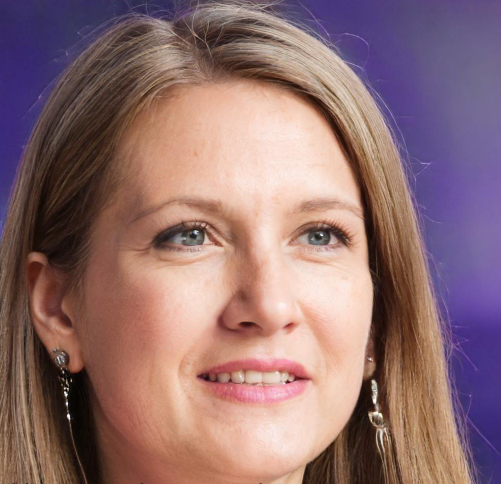
#> input picture smiling_people.jpg, 501 x 484 px
$ python IMAGE-RECOGNITION.py
#> lines starting #> are read from the running program, lines starting #| are printed output that depends on the picture; after the words box and inside, x2 and y2 are one past the last pixel; in counts of white or black regions, pixels touching at a corner belong together
import cv2
import os

# Load the pre-trained face detection model
face_cascade = cv2.CascadeClassifier('haarcascade_frontalface_default.xml')

# Load the pre-trained smile detection model
smile_cascade = cv2.CascadeClassifier('haarcascade_smile.xml')

# Specify the full path to the image file
#img_path = os.path.join(os.getcwd(), 'C:\Users\HP\Documents\PYTHON\rectangles\smiling_people.jpg')
#img_path = os.path.join(os.getcwd(), 'C:\\Users\\HP\\Documents\\PYTHON\\rectangles\\smiling_people.jpg')
img_path = os.path.join(os.getcwd(), 'smiling_people.jpg')


# Load the image to be processed
img = cv2.imread(img_path)
#> img is the input picture: shape (484, 501, 3); mean B, G, R 112.6, 111.3, 144.1

# Check if the image was loaded successfully
if img is None:
    print('Error: Could not read image file')
    exit()

# Convert the image to grayscale
gray = cv2.cvtColor(img, cv2.COLOR_BGR2GRAY)
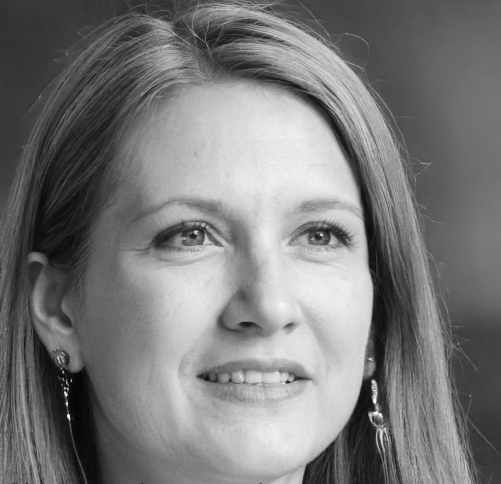
#> gray: shape (484, 501); min 1, max 251, mean 121.3

# Detect faces in the image
faces = face_cascade.detectMultiScale(gray, scaleFactor=1.1, minNeighbors=5)
#> faces = [[102, 112, 322, 322]]

# Loop over each detected face
for (x, y, w, h) in faces:
    # Draw a rectangle around the face
    cv2.rectangle(img, (x, y), (x + w, y + h), (255, 0, 0), 2)

    # Get the region of interest (ROI) that contains the face
    roi_gray = gray[y:y + h, x:x + w]
    roi_color = img[y:y + h, x:x + w]

    # Detect smiles in the ROI
    smiles = smile_cascade.detectMultiScale(roi_gray, scaleFactor=1.1, minNeighbors=5)

    # If a smile is detected, print a message
    if len(smiles) > 0:
        print('Smile detected!')

    # Loop over each detected smile
    for (sx, sy, sw, sh) in smiles:
        # Draw a rectangle around the smile
        cv2.rectangle(roi_color, (sx, sy), (sx + sw, sy + sh), (0, 255, 0), 2)
#> this loop made 1 pass
#| Smile detected!
#> pass 1, `roi_gray = gray[y:y + h, x:x + w]`:
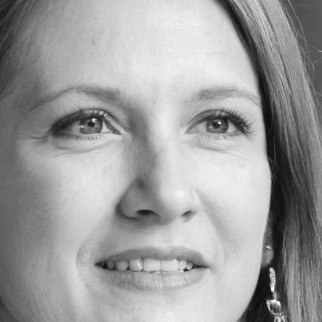
#> roi_gray: shape (322, 322); min 10, max 251, mean 158
#> pass 1, `roi_color = img[y:y + h, x:x + w]`:
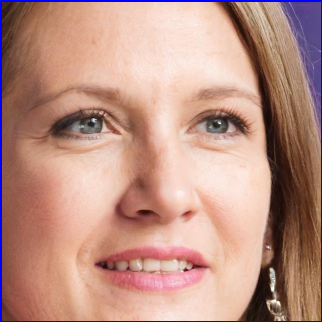
#> roi_color: shape (322, 322, 3); mean B, G, R 133.4, 144.8, 187.5
#> after the loop:
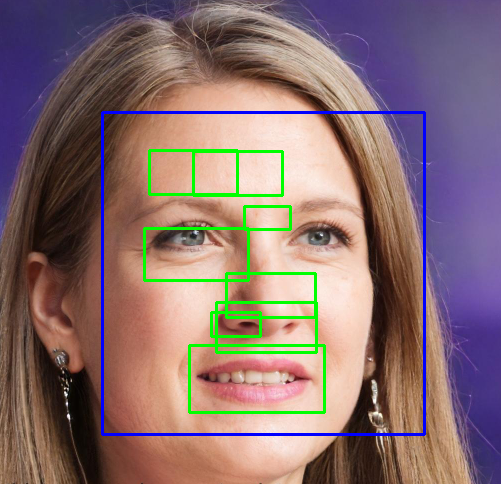
#> img: shape (484, 501, 3); 4.04% of pixels changed, all inside (x1, y1, x2, y2) = (101, 111, 426, 436)
#> after the loop:
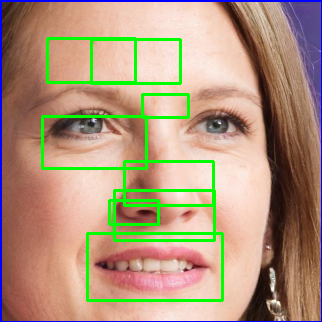
#> roi_color: shape (322, 322, 3); 5.71% of pixels changed, all inside (x1, y1, x2, y2) = (41, 37, 224, 302)

# Display the processed image
cv2.imshow('Smiling Faces', img)
cv2.waitKey(0)
cv2.destroyAllWindows()
